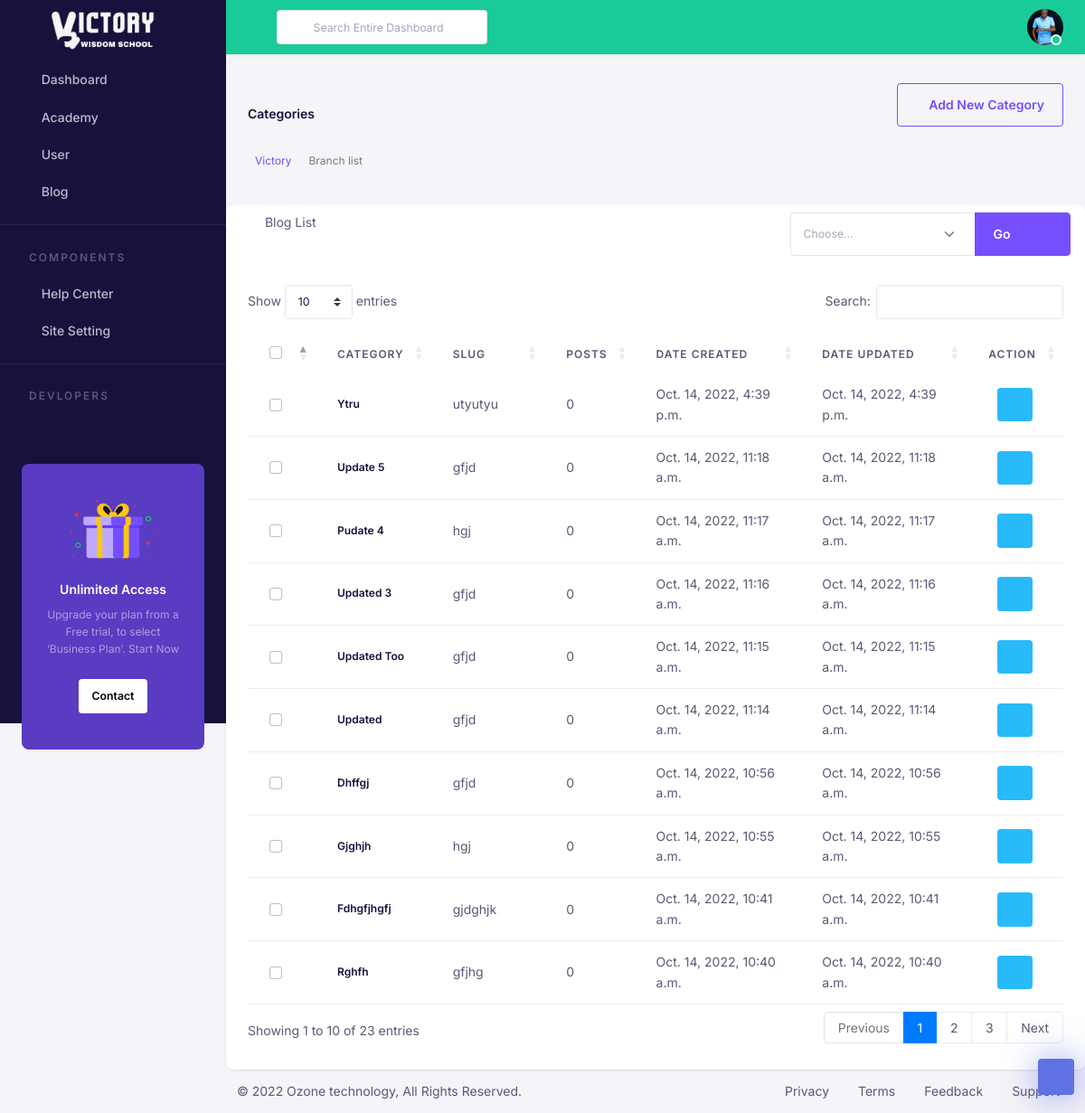
The app's page /blog/admin/category/ (signed in) with its own data.
### main/models.py (models this page shows, shortened)
class GeneralSetting(models.Model):
    site_name = models.CharField(max_length=200, help_text="Enter your website name below")
    site_description = models.TextField(help_text="The site title might be the name of your company or organization, or a brief description of the organization, or a combination of the two.")
    logo=models.ImageField(upload_to="main/images", help_text="Upload your website logo - 120 x 40 ")
    favicon = models.ImageField(upload_to="main/images", help_text="Upload your website favicon - Standard for most desktop browsers. 32×32")
    created = models.DateTimeField(auto_now_add=True)
    updated = models.DateTimeField(auto_now=True)

### accounts/models.py (models this page shows, shortened)
class User(AbstractUser):
    username_validator = UnicodeUsernameValidator()
    email_validator = EmailValidator()
    about = models.TextField(null=True, blank=True)
    bio = models.TextField(null=True, blank=True)
    birth_date = models.DateField(null=True)
    email = models.EmailField(unique=True, validators = [email_validator])
    username = models.CharField(
        max_length=191,
        validators = [username_validator],
        help_text="Required. 150 characters or fewer. Usernames may contain alphanumeric, _, @, +, . and - characters.",
        unique=True,null=True, blank=True
    )
    USERNAME_FIELD = "email"
    REQUIRED_FIELDS = ['username']
    GENDER_CHOICE = (
        ("male", "Male"),
        ("female", "Female"),
    )
    gender = models.CharField(choices=GENDER_CHOICE, max_length=10)
    def get_profile_image(self):
        image = self.userimage_set.order_by("-updated", "-created").filter(role = "profile_image")
        if image.exists():
            return image.first().image
        else:
            return None
    class Meta:
        verbose_name = "user"
        ordering = ["-date_joined"]

class UserImage(models.Model):
    user = models.ForeignKey(User, on_delete=models.CASCADE)
    image = models.ImageField(upload_to='user/images')
    created = models.DateTimeField(auto_now_add=True)
    updated = models.DateTimeField(auto_now=True)
    about = models.TextField(null=True, blank=True)
    ROLE_CHOICE = (
        ("profile_image", "Profile Image"),
        ("cover_image", "Cover Image"),
        ("gallery_image", "Gallery Image"),
    )
    role = models.CharField(choices=ROLE_CHOICE, default="gallery_image", max_length=15)
    class Meta:
        ordering = ["-updated", "-created"]

### blog/models.py (models this page shows, shortened)
class Category(models.Model):
    title = models.CharField(max_length=255)
    slug = models.SlugField(max_length=255, help_text="Field must contain an unique value")
    descriptions = models.TextField(null=True, blank=True)
    created = models.DateTimeField(auto_now_add=True)
    updated = models.DateTimeField(auto_now=True)
    def get_blogs(self):
        return self.blog_set.all()

### blog/views.py (the view)
# urls.py: path("admin/category/", views.admin_blog_category, name="admin_blog_category"),
def admin_blog_category(request):
    categories = Category.objects.order_by("-created")
    context = {
        "categories":categories,
    }
    return render(request, "blog/admin/admin_blog_category.html", context)

### main/templatetags/myflatpage.py (called while the page is built)
@register.simple_tag(name="general_setting")
def general_setting():
    return GeneralSetting.objects.first()

### blog/templates/blog/admin/admin_blog_category.html (shortened to what this page needs)
{% extends 'base/admin/base.html' %}
{% load static %}
{% block admin_style %}
  <link href="{% static 'assets/plugins/bootstrap-datatable/css/dataTables.bootstrap4.min.css' %}" rel="stylesheet" type="text/css">
  <link href="{% static 'assets/plugins/bootstrap-datatable/css/buttons.bootstrap4.min.css' %}" rel="stylesheet" type="text/css">
{% endblock admin_style %}
{% block admin_content %}
  <div class="row">
    <div class="col-lg-12 col-md-12 col-12">
        <div class="row pt-2 pb-2">
            <div class="col-sm-9">
                <h5 class="page-title  pt-4 pb-3">Categories</h5>
                <ol class="breadcrumb  bg-light p-2">
                    <li class="breadcrumb-item"><a href="javaScript:void();">Victory</a></li>
                    <li class="breadcrumb-item active" aria-current="page">Branch list</li>
                </ol>
            </div>
            <div class="col-sm-3">
                <div class="btn-group float-sm-right">
                    <button
                        type="button"
                        class="btn btn-outline-primary waves-effect waves-light"
                        hx-get="{% url 'admin_blog_create_category' %}"
                        hx-target="#admin_blog_create_category_model"
                        hx-swap="innerHTML"
                        data-bs-toggle="modal"
                        data-bs-target="#newCatgory"
                        ><i class="fa fa-plus-square" aria-hidden="true"></i> Add New Category
                    </button>
                </div>
            </div>
            </div>
        </div>
    </div>
  </div>
  <div class="row">
    <div class="col-lg-12 col-md-12 col-12">
      <form class="" method="POST", action="">
        <div class="card rounded-3">
        <div class="card-header border-bottom-0 p-2">
            <label class="p-auto ms-4 my-auto"><i class="fa fa-table"></i>Blog List</label>
            <div class="card-action my-auto d-flex">
            <div class="input-group mr-2">
                <select class="form-select form-select-sm" name="action" required="">
                    <option value="none">Choose...</option>
                </select>
                <div class="input-group-append">
                    <button type="button" class="btn btn-primary waves-effect waves-light"> <span>Go</span> </button>
                    <button type="button" class="btn btn-primary split-btn-primary dropdown-toggle dropdown-toggle-split waves-effect waves-light" data-toggle="dropdown" aria-expanded="false">
                    </button>
                </div>
            </div>
            </div>
        </div>
          <div class="card-body">
              <div class="table-responsive">
                <table class="table align-items-center table-flush default-datatable">
                    <thead>
                      <tr>
                        <th scope="col" class="border-0 font-size-inherit" >
                          <div class="form-check">
                            <input type="checkbox" class="form-check-input" id="checkAll" />
                          </div>
                        </th>
                        <th class="border-0">CATEGORY</th>
                        <th class="border-0">SLUG</th>
                        <th class="border-0">POSTS</th>
                        <th class="border-0"> DATE CREATED</th>
                        <th class="border-0">DATE UPDATED</th>
                        <th scope="col" class="border-0">ACTION</th>
                      </tr>
                    </thead>
                    <tbody>
                      {% for category in categories %}
                        <tr id="admin_blog_update_category_table">
                          <td class="align-middle border-top-0">
                            <div class="form-check">
                              <input
                                type="checkbox"
                                class="form-check-input"
                                id="postOne"
                              />
                            </div>
                          </td>
                          <td class="align-middle border-top-0">
                            <h6 class="mb-0">
                                {{category.title|title|truncatewords:10}}
                            </h6>
                          </td>
                          <td class="align-middle border-top-0">
                            {{category.slug}}
                          </td>
                          <td class="align-middle border-top-0">
                            {{category.get_blogs.count}}
                          </td>
                          <td class="align-middle border-top-0">
                            {{category.created}}
                          </td>
                          <td class="align-middle border-top-0">
                            {{category.updated}}
                          </td>
                          <td class="text-muted align-middle border-top-0 text-center"  >
                            <button class="btn btn-sm btn-info"><i class="fas fa-edit "></i></button>
                          </td>
                        </tr>
                      {% endfor %}
                    </tbody>
                </table>
              </div>
          </div>
        </div>
      </form>
    </div>
  </div>
{% endblock admin_content %}

### templates/base/admin/sidebar2.html (shortened to what this page needs)
{% load static %}
{% load myflatpage %}
{% general_setting as generalSetting %}
  <nav class="navbar-vertical navbar navbar-dark bg-dark">
    <div class="vh-100" data-simplebar>
        <div class="row w-100">
            <a class="mx-auto h-100 d-flex justify-content-center" href="{% url 'home' %}">
                <img src="{{generalSetting.logo.url}}" class="dashboard-logo-icon mx-auto"  alt="" />
            </a>
        </div>
        <ul class="navbar-nav flex-column" id="sideNavbar">
            <li class="nav-item">
                <a class="nav-link   collapsed " href="#" data-bs-toggle="collapse"
                    data-bs-target="#navDashboard" aria-expanded="false" aria-controls="navDashboard">
                    <i class="nav-icon fe fe-home me-2"></i> Dashboard
                </a>
            </li>
            <li class="nav-item">
                <a class="nav-link  collapsed " href="#" data-bs-toggle="collapse" data-bs-target="#navAcademy"
                    aria-expanded="false" aria-controls="navAcademy">
                    <i class="nav-icon fe fe-book me-2"></i> Academy
                </a>
            </li>
            <li class="nav-item">
                <a class="nav-link   collapsed " href="#" data-bs-toggle="collapse" data-bs-target="#navProfile"
                    aria-expanded="false" aria-controls="navProfile">
                    <i class="nav-icon fe fe-user me-2"></i> User
                </a>
            </li>
            <li class="nav-item ">
                <a class="nav-link   " href="#" data-bs-toggle="collapse" data-bs-target="#navCMS"
                    aria-expanded="false" aria-controls="navCMS">
                    <i class="nav-icon fe fe-book-open me-2"></i> Blog
                </a>
            </li>
            <li class="nav-item">
                <div class="nav-divider"></div>
            </li>
            <li class="nav-item">
                <div class="navbar-heading">Components</div>
            </li>
            <li class="nav-item">
                <a class="nav-link " href="{% url 'contact_list' %}">
                    <i class="nav-icon fe fe-help-circle me-2"></i> Help Center
                </a>
            </li>
            <li class="nav-item">
                <a class="nav-link  collapsed " href="#" data-bs-toggle="collapse"
                    data-bs-target="#navSiteSetting" aria-expanded="false" aria-controls="navSiteSetting">
                    <i class="nav-icon fe fe-settings me-2"></i> Site Setting
                </a>
            </li>
            <li class="nav-item">
                <div class="nav-divider"></div>
            </li>
            <li class="nav-item">
                <div class="navbar-heading">Devlopers</div>
            </li>
        </ul>
        <div class="card bg-dark-primary shadow-none text-center mx-4 my-8">
            <div class="card-body py-6">
                <img src="{% static 'assets/images/background/giftbox.png' %}" alt="" />
                <div class="mt-4">
                    <h5 class="text-white">Unlimited Access</h5>
                    <p class="text-white-50 fs-6">
                        Upgrade your plan from a Free trial, to select ‘Business Plan’. Start Now
                    </p>
                    <a href="mail:ozonetechnologydev@gmail.com" class="btn btn-white btn-sm mt-2">Contact</a>
                </div>
            </div>
        </div>
    </div>
</nav>

### templates/base/admin/navbar2.html (shortened to what this page needs)
{% load static %}
{% load myflatpage %}
<div class="header">
    <nav class="navbar-default navbar navbar-expand-lg bg-success">
        <a id="nav-toggle" role="button">
            <i class="fe fe-menu text-light"></i>
        </a>
        <div class="ms-lg-3 d-none d-md-none d-lg-block">
            <form class="d-flex align-items-center">
                <span class="position-absolute ps-3 search-icon">
                    <i class="fe fe-search"></i>
                </span>
                <input type="search" class="form-control form-control-sm ps-6"
                    placeholder="Search Entire Dashboard" />
            </form>
        </div>
        <ul class="navbar-nav navbar-right-wrap ms-auto d-flex nav-top-wrap">
            {% if request.user.is_authenticated  %}
            <li class="dropdown ms-2">
              <a class="rounded-circle" href="#" role="button" data-bs-toggle="dropdown" aria-expanded="false">
                <div class="avatar avatar-md avatar-indicators avatar-online">
                  <img alt="avatar" src="{{request.user.get_profile_image.url}}" class="rounded-circle">
                </div>
              </a>
            </li>
          {% else %}
          <div class="ms-auto mt-lg-0">
            <a href="{% url 'login' %}" class="btn btn-sm btn-outline-dark btn-sm ms-3">Sign in</a>
            <a href="{% url 'register' %}" class="btn btn-sm btn-dark btn-sm ms-1">Sign up</a>
          </div>
          {% endif %}
        </ul>
    </nav>
</div>

### static/assets/css/form-control.css (style rules this page uses)
.form-control { -webkit-appearance: none; -moz-appearance: none; appearance: none; background-clip: padding-box; background-color: #fff; border: 1px solid #e8e7ed; border-radius: 0.25rem; color: #18113c; display: block; font-size: 0.875rem; font-weight: 400; line-height: 1.6; padding: .375rem .75rem; transition: border-color 0.15s ease-in-out, box-shadow 0.15s ease-in-out; width: 100%; }
.form-control::placeholder { color: #a8a3b9; opacity: 1; }
.form-control-sm { border-radius: 0.2rem; font-size: 0.765625rem; min-height: calc(1.6em + 1rem + 2px); padding: 0.5rem 0.875rem; }

### static/assets/css/my_style.css (style rules this page uses)
.dashboard-logo-icon { margin-right: 5px; width: 135px; }
.card-action { float: right }
.dropdown-toggle::after { width: auto !important; height: auto !important; }
.table-responsive button { size: 40px; }
.dropdown-toggle:after { float: right; margin-inline-end: auto; }

### records on screen
GeneralSetting: logo (picture)
User: user.get_profile_image (picture)
Category: title "Ytru", slug "utyutyu", get_blogs.count "0", created "Oct. 14, 2022, 4:39 p.m.", updated "Oct. 14, 2022, 4:39 p.m."
Category: title "Update 5", slug "gfjd", get_blogs.count "0", created "Oct. 14, 2022, 11:18 a.m.", updated "Oct. 14, 2022, 11:18 a.m."
Category: title "Pudate 4", slug "hgj", get_blogs.count "0", created "Oct. 14, 2022, 11:17 a.m.", updated "Oct. 14, 2022, 11:17 a.m."
Category: title "Updated 3", slug "gfjd", get_blogs.count "0", created "Oct. 14, 2022, 11:16 a.m.", updated "Oct. 14, 2022, 11:16 a.m."
Category: title "Updated Too", slug "gfjd", get_blogs.count "0", created "Oct. 14, 2022, 11:15 a.m.", updated "Oct. 14, 2022, 11:15 a.m."
Category: title "Updated", slug "gfjd", get_blogs.count "0", created "Oct. 14, 2022, 11:14 a.m.", updated "Oct. 14, 2022, 11:14 a.m."
Category: title "Dhffgj", slug "gfjd", get_blogs.count "0", created "Oct. 14, 2022, 10:56 a.m.", updated "Oct. 14, 2022, 10:56 a.m."
Category: title "Gjghjh", slug "hgj", get_blogs.count "0", created "Oct. 14, 2022, 10:55 a.m.", updated "Oct. 14, 2022, 10:55 a.m."
Category: title "Fdhgfjhgfj", slug "gjdghjk", get_blogs.count "0", created "Oct. 14, 2022, 10:41 a.m.", updated "Oct. 14, 2022, 10:41 a.m."
Category: title "Rghfh", slug "gfjhg", get_blogs.count "0", created "Oct. 14, 2022, 10:40 a.m.", updated "Oct. 14, 2022, 10:40 a.m."
